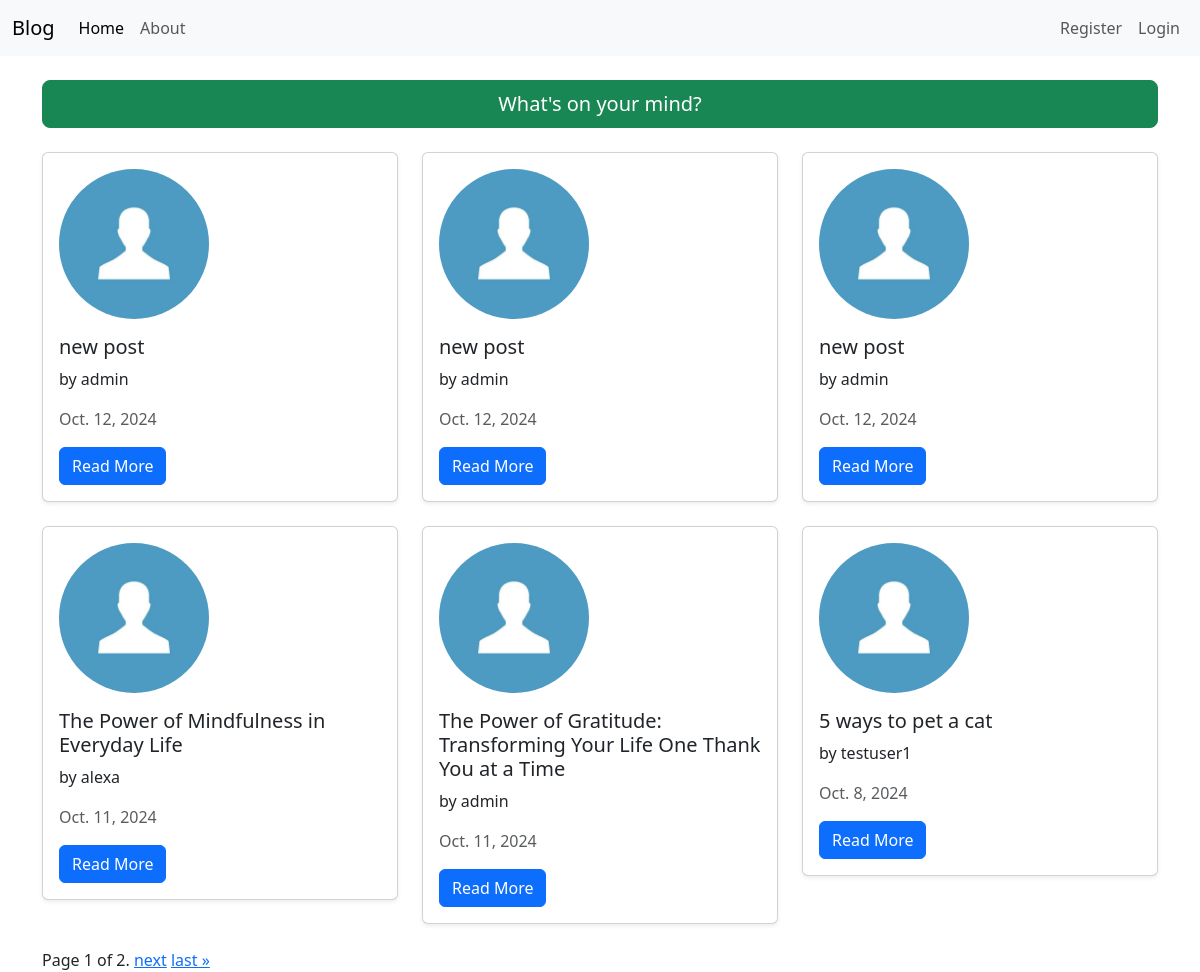
The app's page /, older data.
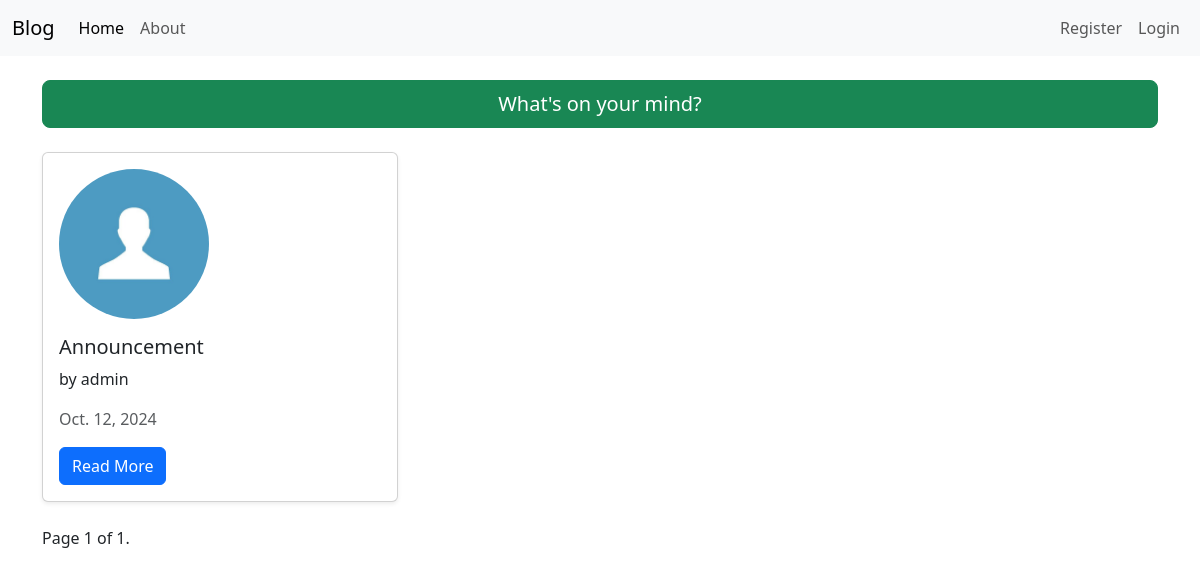
The same page, newer data.
### blogmain/models.py (models this page shows, shortened)
class blogs(models.Model):
    user = models.ForeignKey(User, on_delete=models.CASCADE, null=True)
    title = models.CharField(max_length= 100)
    post = models.TextField()
    date_created = models.DateField(auto_now_add=True)

### user/models.py (models this page shows, shortened)
class profile(models.Model):
    user = models.OneToOneField(User, on_delete=models.CASCADE)
    image = models.ImageField(default="default.jpg", upload_to='profile_pics')

### blogmain/views.py (the view)
# urls.py: path('', blogList.as_view(), name = "home"),
class blogList(ListView):
    model = blogs
    template_name = "blogmain/home.html"
    context_object_name = 'post'
    ordering = ["-date_created"]
    paginate_by = 6

### blogmain/templates/blogmain/home.html (shortened to what this page needs)
{% extends "blogmain/base.html" %}
{% block content %}
<div class="container mt-4">
    <div class="mb-4">
        <a href="{% url 'createpost'%}" class="btn btn-success btn-lg" style="width: 100%;">
            What's on your mind?
        </a>
    </div>
    <div class="row">
        {% for p in post %}
        <div class="col-md-4 mb-4">
            <div class="card shadow-sm">
                <div class="card-body">
                    <img src="{{ p.user.profile.image.url }}" alt="Profile Picture" class="rounded-circle img-fluid mb-3" style="width: 150px;">
                    <h5 class="card-title">{{ p.title }}</h5>
                    <p class="card-text">by {{ p.user.username }}</p>
                    <p class="card-text text-muted">{{ p.date_created }}</p>
                    <a href="{% url 'detail' p.id %}" class="btn btn-primary">Read More</a>
                </div>
            </div>
        </div>
        {% endfor %}
    </div>
    <div class="pagination">
        <span class="step-links">
            <span class="current">
                Page {{ page_obj.number }} of {{ page_obj.paginator.num_pages }}.
            </span>
            {% if page_obj.has_next %}
                <a href="?page={{ page_obj.next_page_number }}">next</a>
                <a href="?page={{ page_obj.paginator.num_pages }}">last &raquo;</a>
            {% endif %}
        </span>
    </div>
</div>
{% endblock %}

Row changes from the older to the newer data that the page shows:
removed blogs: user.profile.image (placeholder picture), title "new post", user.username "admin", date_created "Oct. 12, 2024"
removed blogs: user.profile.image (placeholder picture), title "new post", user.username "admin", date_created "Oct. 12, 2024"
removed blogs: user.profile.image (placeholder picture), title "new post", user.username "admin", date_created "Oct. 12, 2024"
removed blogs: user.profile.image (placeholder picture), title "The Power of Mindfulness in Everyday Life", user.username "alexa", date_created "Oct. 11, 2024"
removed blogs: user.profile.image (placeholder picture), title "The Power of Gratitude: Transforming Your Life One Thank You at a Time", user.username "admin", date_created "Oct. 11, 2024"
removed blogs: user.profile.image (placeholder picture), title "5 ways to pet a cat", user.username "testuser1", date_created "Oct. 8, 2024"
added blogs: user.profile.image (placeholder picture), title "Announcement", user.username "admin", date_created "Oct. 12, 2024"
Text that changed along with them:
{{ page_obj.paginator.num_pages }}: "2" → "1"
text no longer shown: "next last »"
